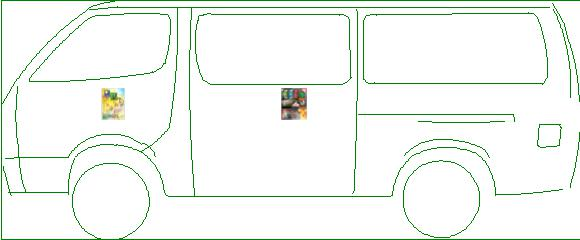
#> input picture src/Reference_Taxi.jpg, 580 x 240 px
$ python sift2.py
#> lines starting #> are read from the running program, lines starting #| are printed output that depends on the picture
import cv2
import numpy as np
import matplotlib.pyplot as plt

def visualize_sift_features(image_path):
    # Load the image in grayscale
#> called with image_path = 'Reference_Taxi.jpg'
    image = cv2.imread(image_path, cv2.IMREAD_GRAYSCALE)
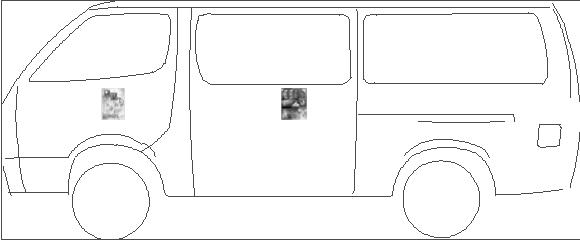
#> image: shape (240, 580); min 8, max 255, mean 245.8
    if image is None:
        print("Error: Unable to load image.")
        return

    # Initialize SIFT detector
    sift = cv2.SIFT_create()

    # Detect keypoints and compute descriptors
    keypoints, descriptors = sift.detectAndCompute(image, None)
#> keypoints = 103 keypoints; strongest (x, y, size): (293, 103, 19.6), (283, 99, 2.5), (283, 107, 3.1), (289, 117, 3.6)

    # Draw keypoints on the image
    image_with_keypoints = cv2.drawKeypoints(image, keypoints, None, flags=cv2.DRAW_MATCHES_FLAGS_DRAW_RICH_KEYPOINTS)

    # Display the image with keypoints
    plt.figure(figsize=(10, 6))
    plt.imshow(image_with_keypoints, cmap='gray')
    plt.title(f"SIFT Keypoints ({len(keypoints)} detected)")
    plt.axis("off")
    plt.show()

# Example usage
visualize_sift_features("Reference_Taxi.jpg")
